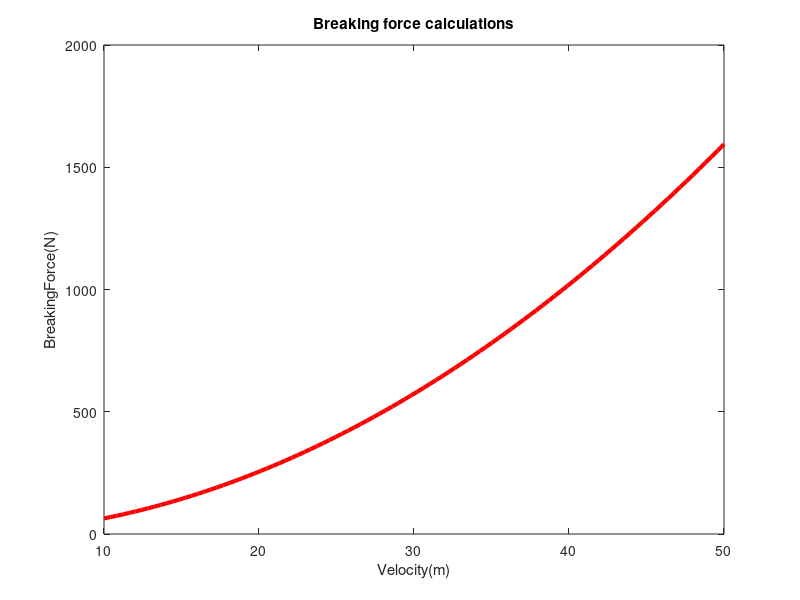

MATLAB code for this plot:
clear all
close all
clc
% Breaking Force required to stop a vehicle before it hits Dog
%Inputs
m1=180; % mass of the motorcycle in kg
m2=75; % mass of the rider in kg
m=m1+m2; % Total mass
d=200; % distance from motorcycle to dog 
v=linspace(10,50,100); % velocity of vehicle ranging from 10 m/s to 50 m/s

%% Breaking force
F=(m*v.^2)/(2*d);
plot(v,F,'r','linewidth',3)
xlabel("Velocity(m)")
ylabel("BreakingForce(N)")
title("Breaking force calculations")

